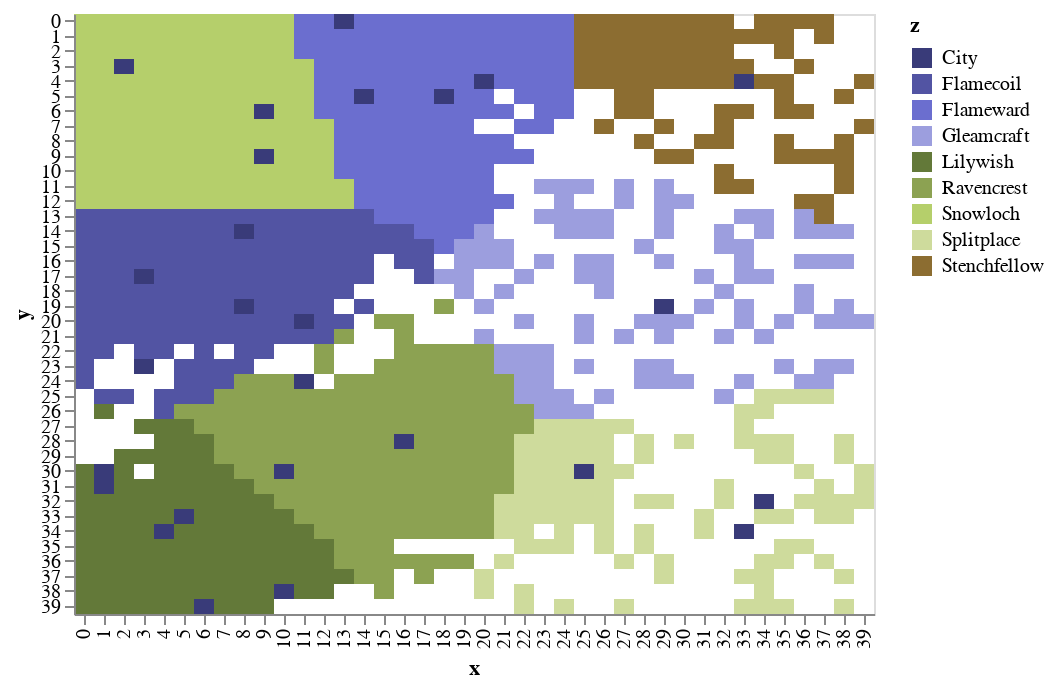

The notebook cell saved with this chart:
### Markdown cell above
# Nations and Conflict

### Code cell
import pandas as pd
import numpy as np
import pickle

import altair as alt
#only using yaml for it's pretty printing feature. 
import yaml

# importing local libraries for drawings (because they clutter)
# in Github, you can search  
#   They should still be available within the git repo but it's pretty much template stuff from altair
import sys
sys.path.append('../')
from lib.builders import towns,nations,people
import lib.drawMaps as draw

with (open('world_2.p', 'rb')) as pickle_file:
    world = pickle.load(pickle_file)
    
draw.drawboarders(world.df_features)

### Figure 1 — Vega-Lite specification as saved in the notebook (floating-point values rounded to 4 significant figures; data arrays with more than 128 entries replaced by an {"elided": "..."} marker saying what was removed)
{"$schema": "https://vega.github.io/schema/vega-lite/v2.6.0.json", "config": {"view": {"height": 300, "width": 400}}, "data": {"name": "data-3edcef6d62c95e6a1175f1bf080dc41b"}, "datasets": {"data-3edcef6d62c95e6a1175f1bf080dc41b": {"elided": "1084 records"}}, "encoding": {"color": {"field": "z", "scale": {"scheme": "category20b"}, "type": "nominal"}, "tooltip": [{"field": "terrain", "type": "nominal"}, {"field": "feature", "type": "nominal"}, {"field": "nation", "type": "nominal"}], "x": {"field": "x", "type": "ordinal"}, "y": {"field": "y", "type": "ordinal"}}, "mark": "rect"}
